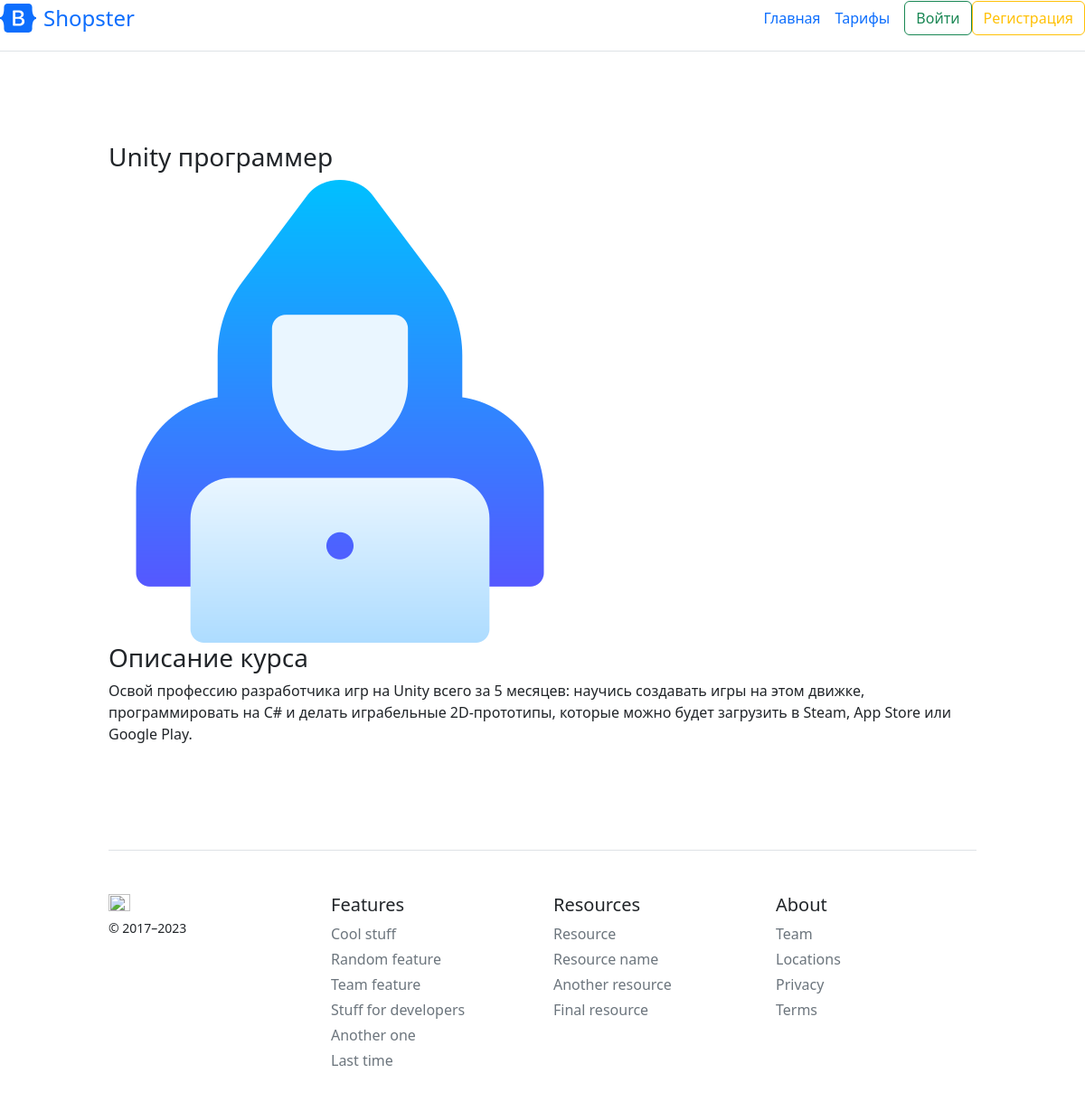
Page /course/Unity on the committed database.
### courses/models.py (models this page shows, shortened)
class Course(models.Model):
    slug = models.SlugField(
        default='default-slug')  # полное название url к определенному курсу- поле отвечает только за url
    title = models.CharField(max_length=120)
    description = models.TextField()  # без ограничения на длину текса для описания курса
    img = models.ImageField(default='default.png', upload_to='course_images')
    free = models.BooleanField(default=True) #платность курса выставляет галочку
    def __str__(self):  # при выводе обекта этого класа будет выведелено его title
        return self.title

### courses/views.py (the view)
# urls.py: path('course/<slug>', views.CourseDetailPage.as_view(), name='course-detail'),
class CourseDetailPage(DetailView):
    model = Course  # какая таблица используеться
    template_name = 'courses/course-detail.html'  # какой шаблон используеться
    def get_context_data(self, *, object_list=None, **kwargs):  # для передачи данных в сам шаблон
        ctx = super(CourseDetailPage, self).get_context_data(**kwargs)  # обращеие к ListView
        ctx['title'] = Course.objects.filter(
            slug=self.kwargs[
                'slug']).first()  # перебрать все обьекты в этой модели с фильтром значения slug как и в url адресе. first - один обьект выбираем
        ctx['lessons'] = Lesson.objects.filter(course=ctx[
            'title']).order_by(
            'number')  # название курса соответствует полю курс- вибрать все уроки курса название которого соответствуют странице на который мы сейчсас
        return ctx

### courses/templates/courses/course-detail.html (shortened to what this page needs)
{% extends 'courses/main-layout.html' %}
{% load crispy_forms_tags %}
{% block main_section %}
<div class="main-block">
    <div class="one-course">
        <h3>{{ object.title }}</h3>
        {% if object.img %}
        <img src="{{ object.img.url }}" alt="{{ object.title }}">
        {% else %}
        <img src="/pictures/default.png" alt="{{ object.title }}">
        {% endif %}
    </div>
    <div class="aside-course">
        <h3>Описание курса</h3>
        <p>{{ object.description }}</p>
    </div>
</div>
{% endblock %}

### courses/static/courses/main.css (style rules this page uses)
body { background: #fafafa; }
.courses, .main-block { display: flex; justify-content: space-between; flex-wrap: wrap; align-items: center; width: 80%; margin: 100px 10%; }
.main-block { justify-content: flex-start; align-items: flex-start; }
.one-course { margin-right: 100px; }

### rows in the picture
Course: title "Unity программер", img (picture), description "Освой профессию разработчика игр на Unity всего за 5 месяцев: научись создавать игры на этом движке, программировать на C# и делать играбельные 2D-прототипы, которые можно будет загрузить в Steam, App Store или Google Play."
